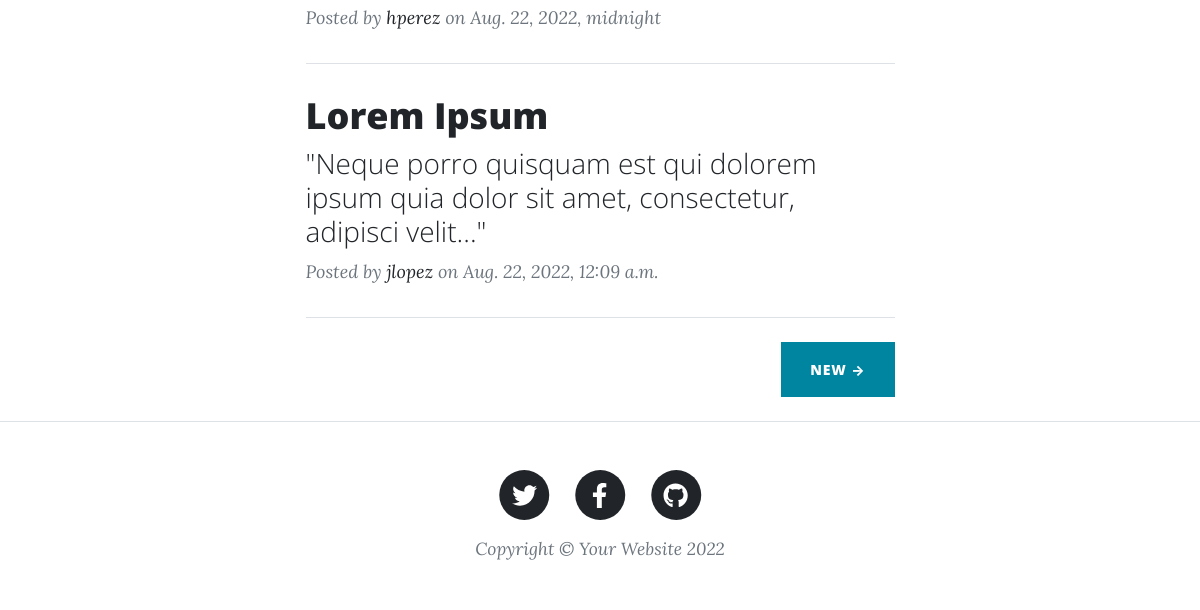
/BlogApp/ (signed in, lower part), run on an earlier commit of the app's database.
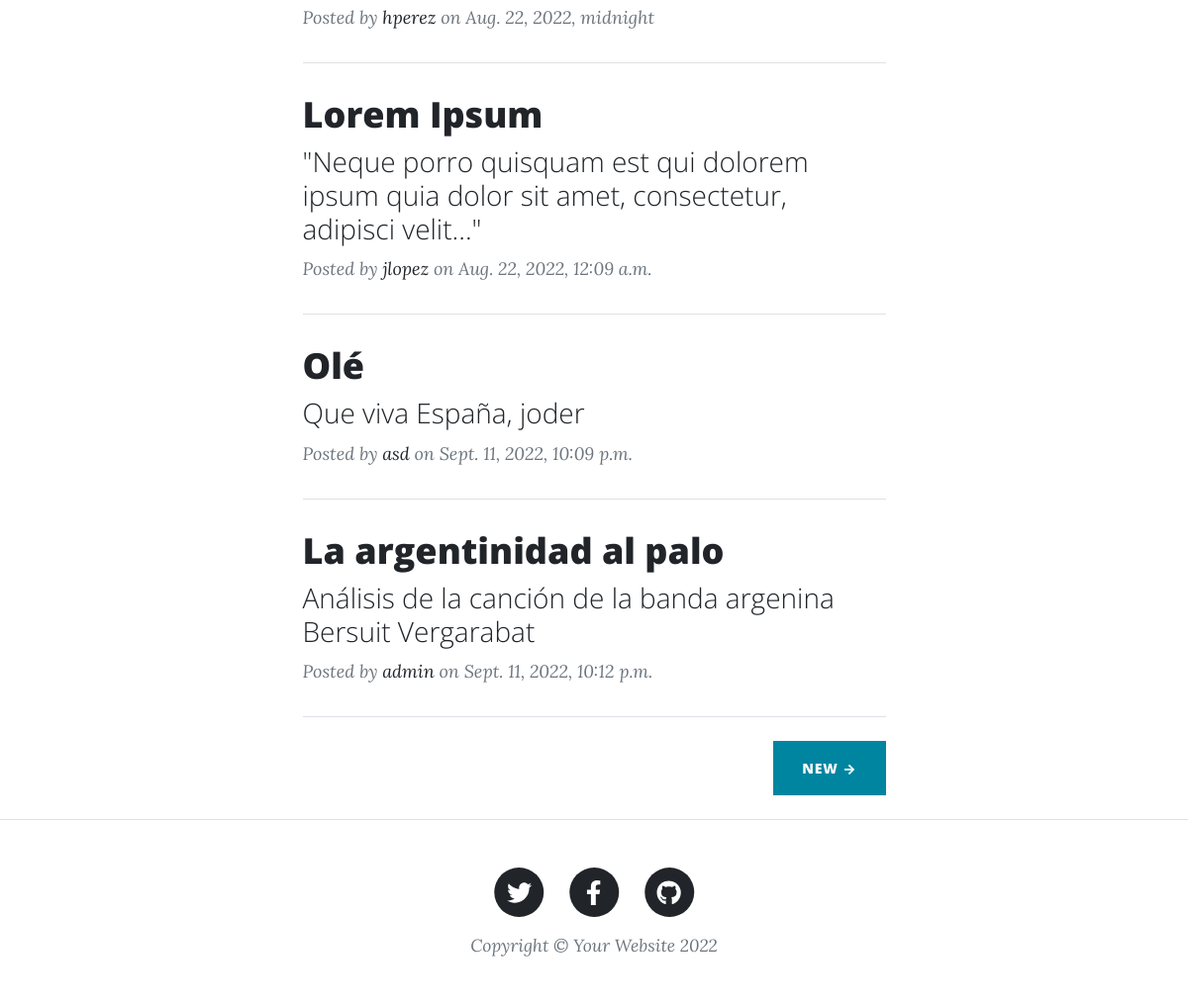
And on a later commit of the database.
### BlogApp/models.py (models this page shows)
class Post(models.Model):
    title = models.CharField(max_length=100)
    subtitle = models.CharField(max_length=200)
    article = models.CharField(max_length=10000)
    user = models.ForeignKey(User, on_delete=models.CASCADE)
    created_at = models.DateTimeField()

class User(models.Model):
    username = models.CharField(max_length=40)

### BlogApp/views.py (the view, shortened to what this page needs)
# urls.py: path('', home, name="BlogAppHome"),
@login_required
def home(request):
    posts = Post.objects.all()
    context = { "user": request.user, "session": request.user.is_authenticated, "posts": posts, "form": FindPostByUsernameForm() }
    return render(request, 'BlogApp/home.html', context)

### BlogApp/templates/BlogApp/home.html (shortened to what this page needs)
{% extends "BlogApp/base.html" %}
{% load static %}
{% block dinamicBody %}
<div class="container px-4 px-lg-5">
    <div class="row gx-4 gx-lg-5 justify-content-center">
        <div class="col-md-10 col-lg-8 col-xl-7">
            {% for post in posts %}
            <div class="post-preview">
                <a href="{% url 'BlogAppPosts' post.id %}">
                    <h2 class="post-title">{{ post.title }}</h2>
                    <h3 class="post-subtitle">{{ post.subtitle }}</h3>
                </a>
                <p class="post-meta">
                    Posted by
                    <a href="#!">{{ post.user.username }}</a>
                    on {{ post.created_at }}
                </p>
            </div>
            <hr class="my-4" />
            {% endfor %}
            <div class="d-flex justify-content-end mb-4"><a class="btn btn-primary text-uppercase" href="{% url 'BlogAppNewPost' %}">New →</a></div>
        </div>
    </div>
</div>
{% endblock %}

### BlogApp/templates/BlogApp/base.html (shortened to what this page needs)
<!DOCTYPE html>
<html lang="en">
    <head>
        {% load static %}
        <link href="{% static 'BlogApp/css/styles.css' %}" rel="stylesheet" />
    </head>
    <body>
        {% block dinamicBody %}
        {% endblock %}
        <footer class="border-top">
            <div class="container px-4 px-lg-5">
                <div class="row gx-4 gx-lg-5 justify-content-center">
                    <div class="col-md-10 col-lg-8 col-xl-7">
                        <ul class="list-inline text-center">
                            <li class="list-inline-item">
                                <a href="#!">
                                    <span class="fa-stack fa-lg">
                                        <i class="fas fa-circle fa-stack-2x"></i>
                                        <i class="fab fa-twitter fa-stack-1x fa-inverse"></i>
                                    </span>
                                </a>
                            </li>
                            <li class="list-inline-item">
                                <a href="#!">
                                    <span class="fa-stack fa-lg">
                                        <i class="fas fa-circle fa-stack-2x"></i>
                                        <i class="fab fa-facebook-f fa-stack-1x fa-inverse"></i>
                                    </span>
                                </a>
                            </li>
                            <li class="list-inline-item">
                                <a href="#!">
                                    <span class="fa-stack fa-lg">
                                        <i class="fas fa-circle fa-stack-2x"></i>
                                        <i class="fab fa-github fa-stack-1x fa-inverse"></i>
                                    </span>
                                </a>
                            </li>
                        </ul>
                        <div class="small text-center text-muted fst-italic">Copyright &copy; Your Website 2022</div>
                    </div>
                </div>
            </div>
        </footer>
    </body>
</html>

What changed in the data, as far as the page shows it:
added Post: title "Olé", subtitle "Que viva España, joder", user.username "asd", created_at "Sept. 11, 2022, 10:09 p.m."
added Post: title "La argentinidad al palo", subtitle "Análisis de la canción de la banda argenina Bersuit Vergarabat", user.username "admin", created_at "Sept. 11, 2022, 10:12 p.m."
